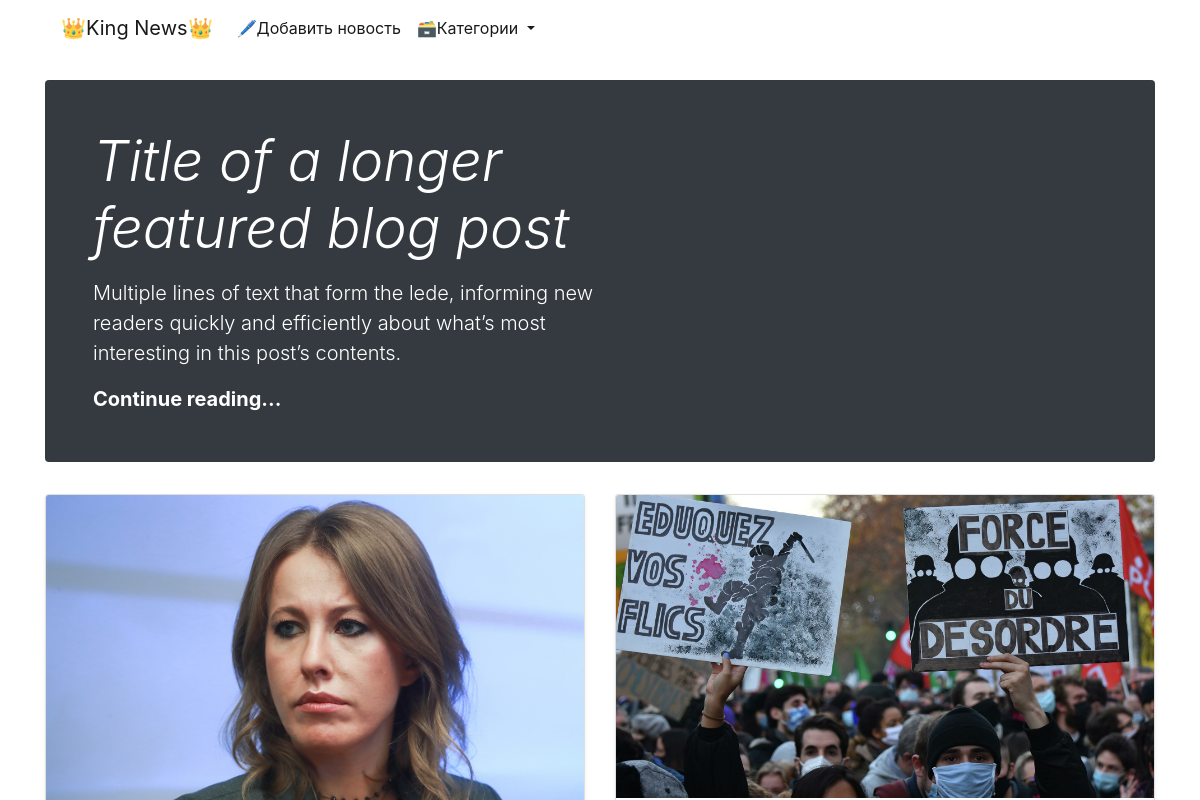
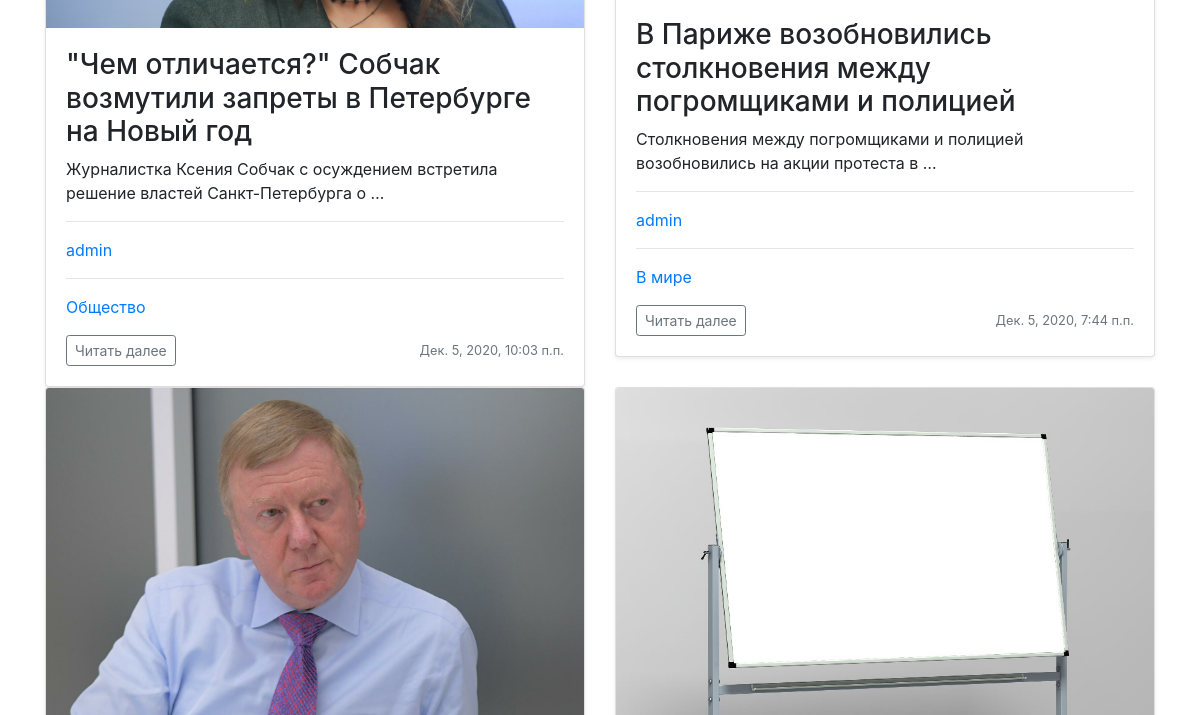
The page /news/ (upper part) on the database as committed earlier (2 pictures, top to bottom).
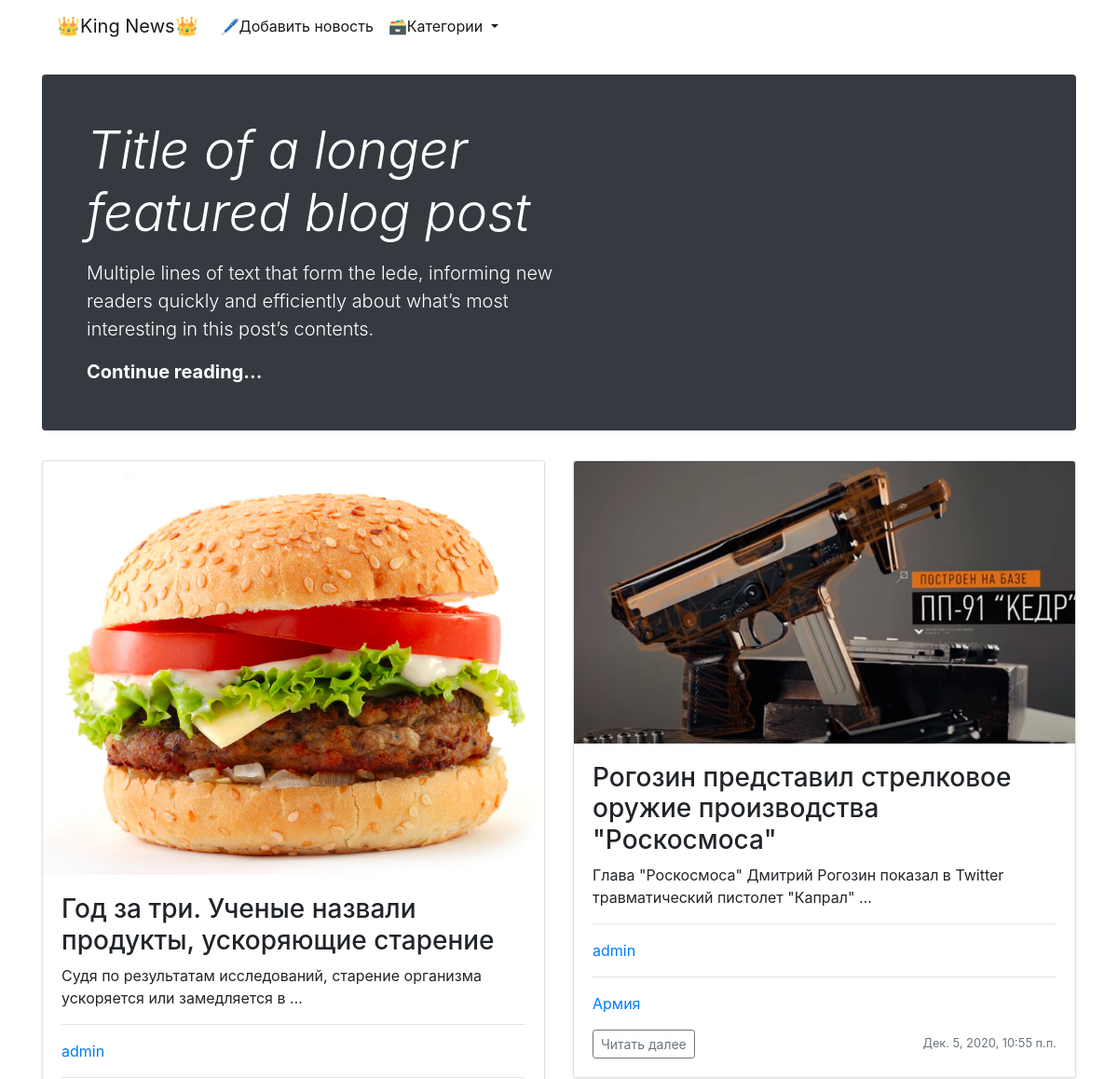
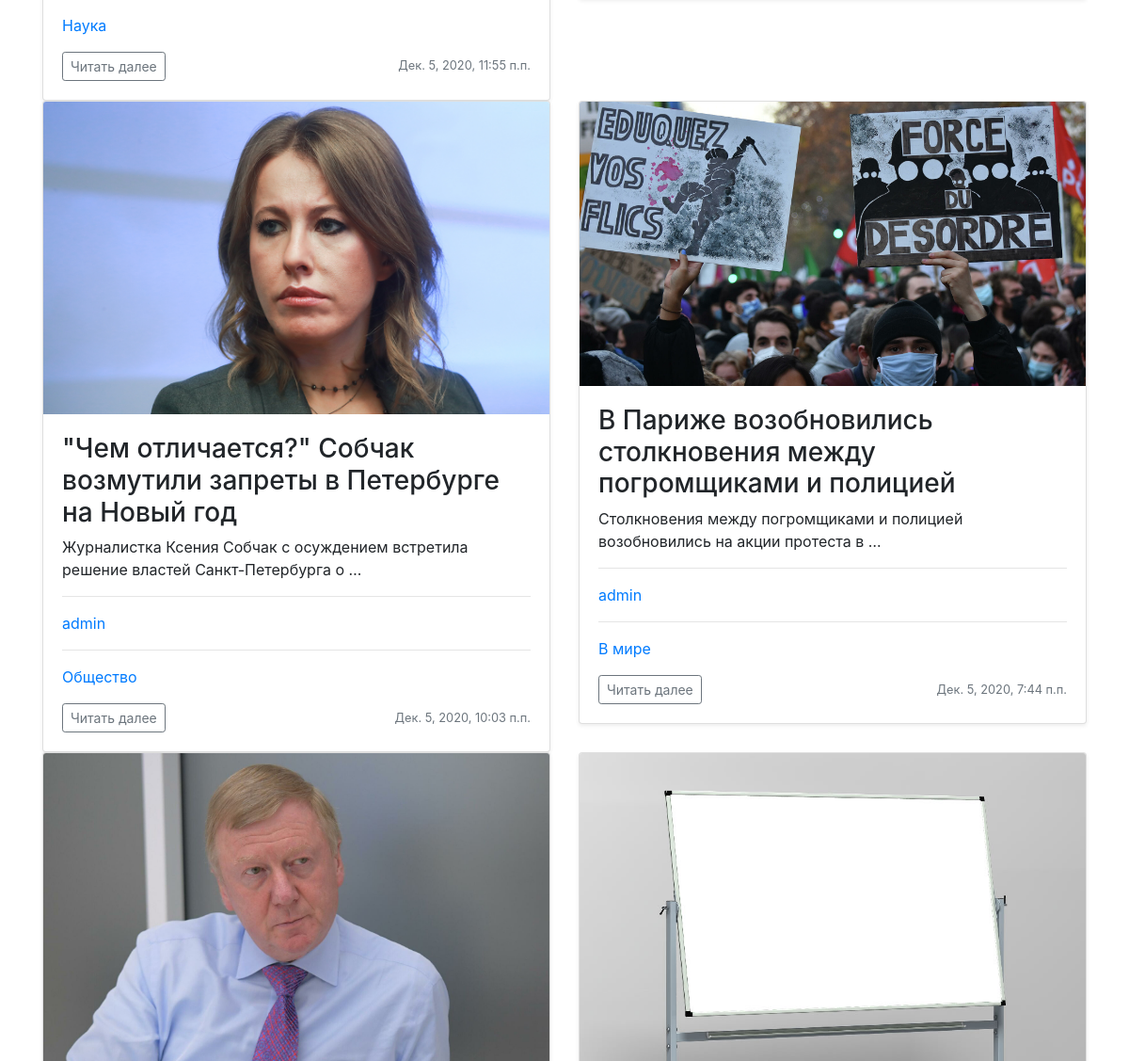
The same page on the database as committed later (2 pictures, top to bottom).
### news/models.py (models this page shows, shortened)
class News(models.Model):
    author = models.ForeignKey(User, on_delete=models.PROTECT, verbose_name='автор', default=None)
    title = models.CharField(max_length=150, verbose_name='заголовок')
    content = models.TextField(verbose_name='текст')
    created_at = models.DateTimeField(auto_now_add=True, verbose_name='дата создания')
    updated_at = models.DateTimeField(auto_now=True, verbose_name='дата обновления')
    photo = models.ImageField(upload_to='photos/%Y/%m/%d/', verbose_name='постер', default='photos/default.svg')
    is_published = models.BooleanField(default=True, verbose_name='статус публикации')
    category = models.ForeignKey('Category', on_delete=models.PROTECT, verbose_name='категория', db_index=True, default=None)
    def get_absolute_url(self):
        return reverse('news:detail_news', kwargs={'pk': self.pk})
    class Meta:
        verbose_name = 'новость'
        verbose_name_plural = 'новости'
        ordering = ['created_at', 'title']

class Category(models.Model):
    title = models.CharField(max_length=150, verbose_name='заголовок', unique=True)
    class Meta:
        verbose_name = 'категория'
        verbose_name_plural = 'категории'
        ordering = ['title']
    def get_absolute_url(self):
        return reverse('news:detail_category', kwargs={'category_id': self.pk})

### news/views.py (the view)
# urls.py: path('', AllNews.as_view(), name='all_news'),
class AllNews(ListView):
    model = News
    template_name = 'news/all_news.html'
    context_object_name = 'all_news'
    def get_queryset(self):
        return News.objects.filter(is_published=True).order_by('-created_at')

### news/templates/news/all_news.html (shortened to what this page needs)
{% extends 'base.html' %}
{% block content %}
    <nav class="navbar navbar-expand-lg navbar-light" style="background-color: #ffffff;">
        <a class="navbar-brand" href="{% url 'news:all_news' %}">👑King News👑</a>
        <div class="collapse navbar-collapse" id="navbarSupportedContent">
            <ul class="navbar-nav mr-auto">
                <li class="nav-item">
                    <a class="nav-link active" href="{% url 'news:add_news' %}">🖊Добавить новость<span class="sr-only">(current)</span></a>
                </li>
                <li class="nav-item dropdown active">
                    <a class="nav-link dropdown-toggle" href="#" id="navbarDropdown" role="button" data-toggle="dropdown" aria-haspopup="true" aria-expanded="false">
                        🗃Категории
                    </a>
                </li>
            </ul>
        </div>
    </nav>
    <br>
    <div class="jumbotron p-4 p-md-5 text-white rounded bg-dark">
        <div class="col-md-6 px-0">
            <h1 class="display-4 font-italic">Title of a longer featured blog post</h1>
            <p class="lead my-3">Multiple lines of text that form the lede, informing new readers quickly and efficiently about what’s most interesting in this post’s contents.</p>
            <p class="lead mb-0"><a href="#" class="text-white font-weight-bold">Continue reading...</a></p>
        </div>
    </div>
    <div class="row row-cols-2">
        {% for new in all_news %}
            <div class="col">
                <div class="card shadow-sm">
                    <img class="bd-placeholder-img card-img-top" focusable="false" role="img"
                         width="100%" height="100%" src="{{ new.photo.url }}">
                    <div class="card-body">
                        <h3 class="card-text">{{ new.title }}</h3>
                        <p class="card-text">{{ new.content|truncatewords:10 }}</p>
                        <hr>
                        <a style="text-decoration: none;" href="#"><p>{{ new.author }}</p></a>
                        <hr>
                        <a style="text-decoration: none;" href="{{ new.category.get_absolute_url }}"><p>{{ new.category.title }}</p></a>
                        <div class="d-flex justify-content-between align-items-center">
                            <div class="btn-group">
                                <form action="{{ new.get_absolute_url }}">
                                    <button type="submit" class="btn btn-sm btn-outline-secondary">
                                        Читать далее
                                    </button>
                                </form>
                            </div>
                            <small class="text-muted">{{ new.created_at }}</small>
                        </div>
                    </div>
                </div>
            </div>
        {% endfor %}
    </div>
{% endblock %}

Rows that differ between the two databases and show on the page:
added News: photo (picture), title "Год за три. Ученые назвали продукты, ускоряющие старение", content "Судя по результатам исследований, старение организма ускоряется или замедляется в …", author "admin", category "Наука", created_at "Дек. 5, 2020, 11:55 п.п."
added News: photo (picture), title "Рогозин представил стрелковое оружие производства \"Роскосмоса\"", content "Глава \"Роскосмоса\" Дмитрий Рогозин показал в Twitter травматический пистолет \"Капрал\" …", author "admin", category "Армия", created_at "Дек. 5, 2020, 10:55 п.п."
